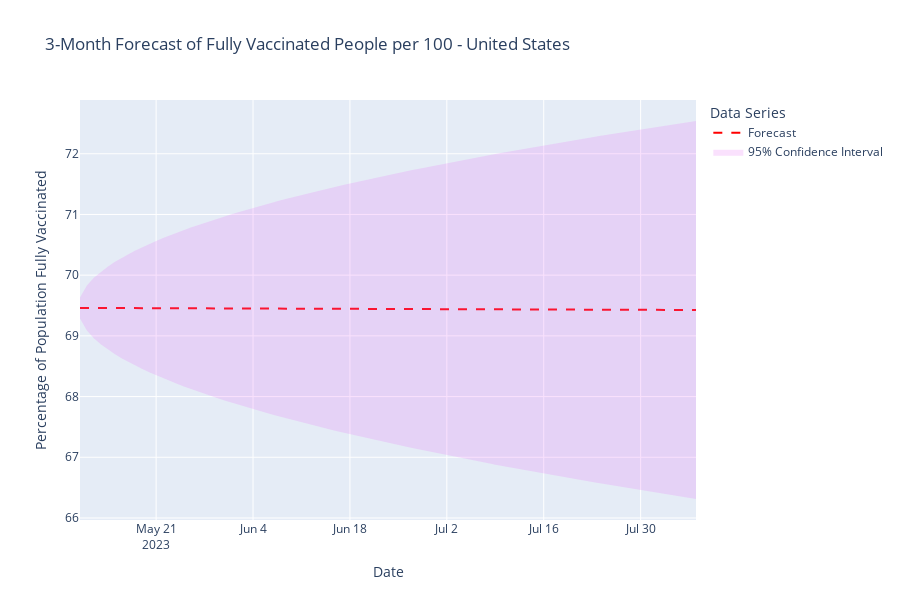

The notebook cell saved with this chart:
### Markdown cell above
3 months time series forecast with ARIMA

### Code cell
# Set forecast horizon
forecast_horizon = 90
# Generate forecast
forecast = model_fit.forecast(steps=forecast_horizon)
forecast_index = pd.date_range(start=ts_data.index[-1] + pd.Timedelta(days=1), periods=forecast_horizon, freq='D')
forecast_series = pd.Series(forecast, index=forecast_index)
# Calculate confidence intervals
pred_conf = model_fit.get_forecast(steps=forecast_horizon).conf_int()
lower_series = pd.Series(pred_conf.iloc[:, 0].values, index=forecast_index)
upper_series = pd.Series(pred_conf.iloc[:, 1].values, index=forecast_index)
fig = go.Figure()
# Forecast
fig.add_trace(go.Scatter(
    x=forecast_series.index,
    y=forecast_series.values,
    mode='lines',
    name='Forecast',
    line=dict(color='red', dash='dash')
))
# Confidence interval
fig.add_trace(go.Scatter(
    x=forecast_index.tolist() + forecast_index.tolist()[::-1],
    y=upper_series.tolist() + lower_series.tolist()[::-1],
    fill='toself',
    fillcolor='rgba(231,107,243,0.2)',
    line=dict(color='rgba(255,255,255,0)'),
    name='95% Confidence Interval'
))
fig.update_layout(
    title=f'3-Month Forecast of Fully Vaccinated People per 100 - {target_country}',
    xaxis_title='Date',
    yaxis_title='Percentage of Population Fully Vaccinated',
    legend_title='Data Series',
    height=600
)
fig.show()
